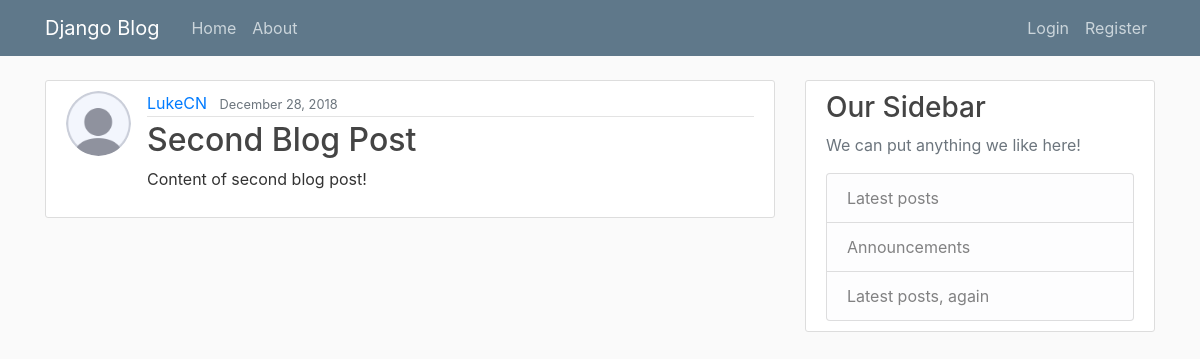
The app's page /post/2/ with its own data.
### blog/models.py (models this page shows, shortened)
class Post(models.Model):
	title = models.CharField(max_length = 100)
	content = models.TextField()
	date_posted = models.DateTimeField(default = timezone.now)
	author = models.ForeignKey(User, on_delete = models.CASCADE)

### users/models.py (models this page shows, shortened)
class Profile(models.Model):
	user = models.OneToOneField(User, on_delete = models.CASCADE)
	image = models.ImageField(default = 'default.jpg', upload_to = 'profile_pics')

### blog/views.py (the view)
# urls.py: path('post/<int:pk>/', PostDetailView.as_view(), name = 'post-detail'),
class PostDetailView(DetailView):
	model = Post
	context_object_name = 'post'

### blog/templates/blog/post_detail.html (shortened to what this page needs)
{% extends "blog/base.html" %}
{% block content %}
  <article class="media content-section">
    <img class="rounded-circle article-img" src="{{ post.author.profile.image.url }}">
    <div class="media-body">
      <div class="article-metadata">
        <a class="mr-2" href="{% url 'post-author' post.id %}">{{ post.author }}</a>
        <small class="text-muted">{{ post.date_posted | date:"F d, Y"}}</small>
        </div>
        <h2 class="article-title">{{ post.title }}</h2>
        <p class="article-content">{{ post.content }}</p>
      </div>
    </article>
  {% endblock content %}

### static/css/main.css (style rules this page uses)
body { background: #fafafa; color: #333333; margin-top: 5rem; }
h1, h2, h3, h4, h5, h6 { color: #444444; }
.content-section { background: #ffffff; padding: 10px 20px; border: 1px solid #dddddd; border-radius: 3px; margin-bottom: 20px; }
.article-title { color: #444444; }
.article-content { white-space: pre-line; }
.article-img { height: 65px; width: 65px; margin-right: 16px; }
.article-metadata { padding-bottom: 1px; margin-bottom: 4px; border-bottom: 1px solid #e3e3e3 }

### records on screen
Post: author.profile.image (placeholder picture), author "LukeCN", date_posted "December 28, 2018", title "Second Blog Post", content "Content of second blog post!"
